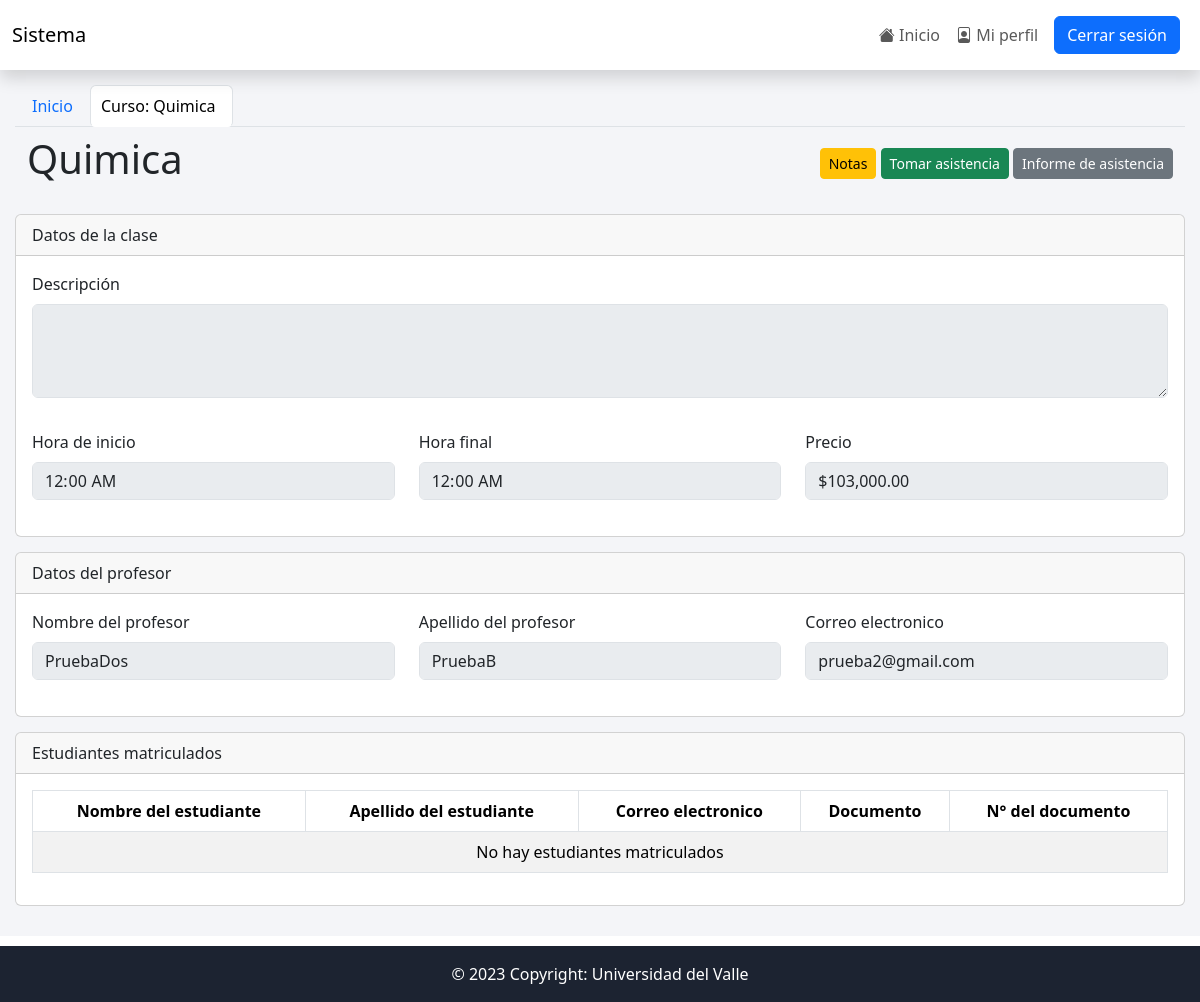
Screenshot of /views/mostrar_curso.php?id=3 (signed in) with the database file from the repository.
### tables this page shows
CREATE TABLE `cursos` (
  `idCurso` int(11) NOT NULL,
  `curso` varchar(50) NOT NULL,
  `idUsuarioProfesor` int(11) NOT NULL,
  `descripcion` text NOT NULL,
  `horaInicio` time NOT NULL,
  `horaFin` time NOT NULL,
  `precio` int(11) NOT NULL,
  `estado` int(11) NOT NULL DEFAULT 1
);

CREATE TABLE `usuarios` (
  `idUsuario` int(11) NOT NULL,
  `nombre` varchar(50) NOT NULL,
  `apellido` varchar(50) NOT NULL,
  `email` text NOT NULL,
  `clave` text NOT NULL,
  `idTipoDocumento` int(11) NOT NULL,
  `numeroDocumento` int(11) NOT NULL,
  `idRol` int(11) NOT NULL,
  `estado` int(11) NOT NULL DEFAULT 1
);

### views/mostrar_curso.php (the view, shortened to what this page needs)
<?php
include "../conexion.php";
$busqueda = $_GET['id'];
$nombreCurso = '';
$nombreProfesor = '';
$apellidoProfesor = '';
$emailProfesor = '';
$descripcion = '';
$horaInicio = '';
$horaFinal = '';
$precio = '';
$fechaActual = date("Y-m-d");
$query = mysqli_query($conection, "SELECT cursos.idCurso, cursos.curso, cursos.idUsuarioProfesor, cursos.descripcion, cursos.horaInicio, cursos.horaFin, cursos.precio, usuarios.nombre, usuarios.apellido, usuarios.email FROM cursos INNER JOIN usuarios ON cursos.idUsuarioProfesor = usuarios.idUsuario WHERE idCurso = $busqueda");
$result = mysqli_num_rows($query);
if ($result > 0) {
    while ($data = mysqli_fetch_array($query)) {
        $nombreCurso = $data['curso'];
        $nombreProfesor = $data['nombre'];
        $apellidoProfesor = $data['apellido'];
        $emailProfesor = $data['email'];
        $descripcion = $data['descripcion'];
        $horaInicio = $data['horaInicio'];
        $horaFinal = $data['horaFin'];
        $precio = number_format($data['precio'], 2);
    }
}
?>
<!DOCTYPE html>
<html lang="en">
<head>
    <?php include "includes/scripts.php"; ?>
</head>
<body>
    <?php include "includes/navbar.php";
    ?>
    <div class="contenedor">
        <ul class="nav nav-tabs">
            <?php
            if ($_SESSION['idRol'] == '1') {
            ?>
                <li class="nav-item">
                    <a class="nav-link" aria-current="page" href="lista_cursos.php">Lista de cursos</a>
                </li>
                <li class="nav-item">
                    <a class="nav-link active" href="">Curso: <?php echo $nombreCurso ?></a>
                </li>
            <?php
            } elseif ($_SESSION['idRol'] == '2' || $_SESSION['idRol'] == '3') {
            ?>
                <li class="nav-item">
                    <a class="nav-link" aria-current="page" href="index.php">Inicio</a>
                </li>
                <li class="nav-item">
                    <a class="nav-link active" href="">Curso: <?php echo $nombreCurso ?></a>
                </li>
            <?php
            }
            ?>
        </ul>
        <nav class="navbar">
            <div class="container-fluid">
                <h1><?php echo $nombreCurso ?></h1>
                <div>
                    <?php if ($_SESSION['idRol'] == '1' || $_SESSION['idRol'] == '2') { ?>
                        <a type="button" class="btn btn-warning btn-sm" href="lista_notas.php?id=<?php echo $busqueda ?>">Notas</a>
                    <a type="button" class="btn btn-success btn-sm" href="registrar_asistencia.php?id=<?php echo $busqueda ?>">Tomar asistencia</a>
                    <a type="button" class="btn btn-secondary btn-sm" href="buscar_asistencia.php?idCurso=<?php echo $busqueda ?>&busqueda=<?php echo $fechaActual ?>">Informe de asistencia</a>
                    <?php } ?>
                </div>
            </div>
        </nav>
        <div class="card">
            <div class="card-header">
                Datos de la clase
            </div>
            <div class="card-body">
                <label class="form-label">Descripción</label>
                <textarea class="form-control" name="miTextarea" id="miTextarea" rows="3" oninput="autoajustarTextarea(this)" disabled><?php echo $descripcion ?></textarea>
            </div>
            <div class="card-body">
                <div class="row">
                    <div class="form-group col-md-4">
                        <label class="form-label">Hora de inicio</label>
                        <input class="form-control" type="time" disabled name="inicio" id="inicio" value="<?php echo $horaInicio ?>">
                    </div>
                    <div class="form-group col-md-4">
                        <label class="form-label">Hora final</label>
                        <input class="form-control" type="time" disabled name="final" id="final" value="<?php echo $horaFinal ?>">
                    </div>
                    <div class="form-group col-md-4">
                        <label class="form-label">Precio</label>
                        <input class="form-control" type="text" disabled name="precio" id="precio" value="$<?php echo $precio ?>">
                    </div>
                </div>
            </div>
        </div>
        <div class="card">
            <div class="card-header">
                Datos del profesor
            </div>
            <div class="card-body">
                <div class="row">
                    <div class="form-group col-md-4">
                        <label class="form-label">Nombre del profesor</label>
                        <input class="form-control" type="text" disabled name="nombre" id="nombre" value="<?php echo $nombreProfesor ?>">
                    </div>
                    <div class="form-group col-md-4">
                        <label class="form-label">Apellido del profesor</label>
                        <input class="form-control" type="text" disabled name="apellido" id="apellido" value="<?php echo $apellidoProfesor ?>">
                    </div>
                    <div class="form-group col-md-4">
                        <label class="form-label">Correo electronico</label>
                        <input class="form-control" type="text" disabled name="email" id="email" value="<?php echo $emailProfesor ?>">
                    </div>
                </div>
            </div>
        </div>
        <div class="card">
            <div class="card-header">
                Estudiantes matriculados
            </div>
            <div class="card-body">
                <div class="contenido-tabla">
                    <div class="table-responsive">
                        <table class="table table-bordered table-fixed table-striped">
                            <thead class="cabecera text-center">
                                <tr>
                                    <th scope="col" data-toggle="tooltip" title="Nombre">Nombre del estudiante</th>
                                    <th scope="col" data-toggle="tooltip" title="Apellido">Apellido del estudiante</th>
                                    <th scope="col" data-toggle="tooltip" title="Email">Correo electronico</th>
                                    <th scope="col" data-toggle="tooltip" title="Acciones">Documento</th>
                                    <th scope="col" data-toggle="tooltip" title="Acciones">N° del documento</th>
                                </tr>
                            </thead>
                            <tbody class="text-center">
                                <?php
                                $query = mysqli_query($conection, "SELECT matricula.idMatricula, matricula.idCursoM, matricula.idEstudianteM, usuarios.nombre, usuarios.apellido, usuarios.email, usuarios.idTipoDocumento, usuarios.numeroDocumento, tipodocumento.tipoDocumento FROM matricula INNER JOIN usuarios ON matricula.idEstudianteM = usuarios.idUsuario JOIN tipodocumento ON usuarios.idTipoDocumento = tipodocumento.idTipoDocumento WHERE (matricula.estado = 1 AND idCursoM = '$busqueda' AND usuarios.estado = 1) ORDER BY `nombre` ASC");
                                $result = mysqli_num_rows($query);
                                if ($result > 0) {
                                    while ($data = mysqli_fetch_array($query)) {
                                ?>
                                        <tr>
                                            <td class="align-middle"><?php echo $data["nombre"] ?></td>
                                            <td class="align-middle"><?php echo $data["apellido"] ?></td>
                                            <td class="align-middle"><?php echo $data["email"] ?></td>
                                            <td class="align-middle"><?php echo $data["tipoDocumento"] ?></td>
                                            <td class="align-middle"><?php echo $data["numeroDocumento"] ?></td>
                                        </tr>
                                    <?php
                                    }
                                } else {
                                    ?>
                                    <tr>
                                        <td colspan="7">No hay estudiantes matriculados</td>
                                    </tr>
                                <?php
                                }
                                ?>
                            </tbody>
                        </table>
                    </div>
                </div>
            </div>
        </div>
    </div>
    <?php include "includes/footer.php"; ?>
</body>
</html>

### views/css/views.css (style rules this page uses)
.navbar { display: flex; }
.contenedor { background: #f4f5f8; padding: 15px; min-height: 79.6vh; }
.form-group { padding-bottom: 20px; }
.card { margin-top: 15px; margin-bottom: 15px; width: 100%; }

### views/includes/navbar.php (style rules this page uses)
.active { background: #f4f5f8; width: 100%; border-radius: 5px; padding-left: 10px; }

### rows the page displays
cursos: curso "Quimica", inicio "00:00:00", final "00:00:00", precio "$103,000.00", nombre "PruebaDos", apellido "PruebaB", email "prueba2@gmail.com"
